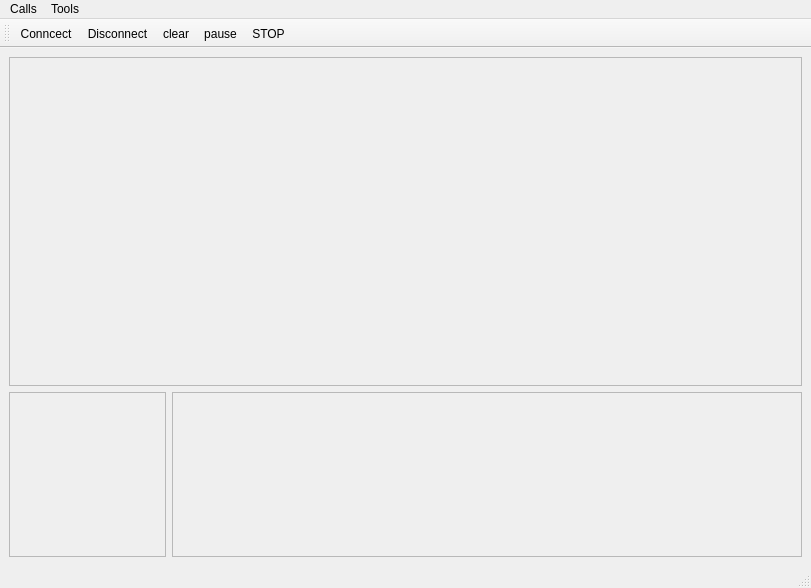
<?xml version="1.0" encoding="UTF-8"?>
<ui version="4.0">
 <class>MainWindow</class>
 <widget class="QMainWindow" name="MainWindow">
  <property name="geometry">
   <rect>
    <x>0</x>
    <y>0</y>
    <width>811</width>
    <height>588</height>
   </rect>
  </property>
  <property name="windowTitle">
   <string>MainWindow</string>
  </property>
  <widget class="QWidget" name="centralwidget">
   <layout class="QGridLayout" name="gridLayout" rowstretch="2,1" columnstretch="1,4" rowminimumheight="0,0" columnminimumwidth="0,0">
    <property name="sizeConstraint">
     <enum>QLayout::SizeConstraint::SetDefaultConstraint</enum>
    </property>
    <item row="1" column="0">
     <widget class="QFrame" name="f_control">
      <property name="minimumSize">
       <size>
        <width>0</width>
        <height>150</height>
       </size>
      </property>
      <property name="frameShape">
       <enum>QFrame::Shape::StyledPanel</enum>
      </property>
      <property name="frameShadow">
       <enum>QFrame::Shadow::Raised</enum>
      </property>
     </widget>
    </item>
    <item row="1" column="1">
     <widget class="QFrame" name="f_AMPConf">
      <property name="frameShape">
       <enum>QFrame::Shape::StyledPanel</enum>
      </property>
      <property name="frameShadow">
       <enum>QFrame::Shadow::Raised</enum>
      </property>
     </widget>
    </item>
    <item row="0" column="0" colspan="2">
     <widget class="QFrame" name="f_plot">
      <property name="minimumSize">
       <size>
        <width>500</width>
        <height>300</height>
       </size>
      </property>
      <property name="frameShape">
       <enum>QFrame::Shape::StyledPanel</enum>
      </property>
      <property name="frameShadow">
       <enum>QFrame::Shadow::Raised</enum>
      </property>
     </widget>
    </item>
   </layout>
  </widget>
  <widget class="QMenuBar" name="menubar">
   <property name="geometry">
    <rect>
     <x>0</x>
     <y>0</y>
     <width>811</width>
     <height>33</height>
    </rect>
   </property>
   <widget class="QMenu" name="menuCalls">
    <property name="title">
     <string>Calls</string>
    </property>
    <addaction name="actionConnect"/>
    <addaction name="actionDisconnect"/>
   </widget>
   <widget class="QMenu" name="menuTools">
    <property name="title">
     <string>Tools</string>
    </property>
    <addaction name="actionConfigure"/>
   </widget>
   <addaction name="menuCalls"/>
   <addaction name="menuTools"/>
  </widget>
  <widget class="QStatusBar" name="statusbar"/>
  <widget class="QToolBar" name="toolBar">
   <property name="windowTitle">
    <string>toolBar</string>
   </property>
   <attribute name="toolBarArea">
    <enum>TopToolBarArea</enum>
   </attribute>
   <attribute name="toolBarBreak">
    <bool>false</bool>
   </attribute>
   <addaction name="actionConnect"/>
   <addaction name="actionDisconnect"/>
   <addaction name="actionClear"/>
   <addaction name="actionPause"/>
   <addaction name="actionStop"/>
  </widget>
  <action name="actionDisconnect">
   <property name="icon">
    <iconset theme="QIcon::ThemeIcon::SystemLogOut"/>
   </property>
   <property name="text">
    <string>Disconnect</string>
   </property>
  </action>
  <action name="actionConnect">
   <property name="icon">
    <iconset theme="QIcon::ThemeIcon::MediaPlaylistShuffle"/>
   </property>
   <property name="text">
    <string>Conncect</string>
   </property>
  </action>
  <action name="actionSettings">
   <property name="text">
    <string>Settings</string>
   </property>
  </action>
  <action name="actionConfigure">
   <property name="text">
    <string>Settings</string>
   </property>
  </action>
  <action name="actionClear">
   <property name="icon">
    <iconset theme="QIcon::ThemeIcon::EditDelete"/>
   </property>
   <property name="text">
    <string>clear</string>
   </property>
   <property name="toolTip">
    <string>Clear plot </string>
   </property>
   <property name="shortcut">
    <string>C</string>
   </property>
   <property name="menuRole">
    <enum>QAction::MenuRole::NoRole</enum>
   </property>
  </action>
  <action name="actionPause">
   <property name="checkable">
    <bool>true</bool>
   </property>
   <property name="icon">
    <iconset theme="QIcon::ThemeIcon::MediaPlaybackPause"/>
   </property>
   <property name="text">
    <string>pause</string>
   </property>
   <property name="toolTip">
    <string>Pause plotting</string>
   </property>
   <property name="shortcut">
    <string>Space</string>
   </property>
   <property name="menuRole">
    <enum>QAction::MenuRole::NoRole</enum>
   </property>
  </action>
  <action name="actionStop">
   <property name="icon">
    <iconset theme="QIcon::ThemeIcon::MediaPlaybackStop"/>
   </property>
   <property name="text">
    <string>STOP</string>
   </property>
   <property name="toolTip">
    <string>Disable of drivers</string>
   </property>
   <property name="shortcut">
    <string>Esc</string>
   </property>
   <property name="menuRole">
    <enum>QAction::MenuRole::NoRole</enum>
   </property>
  </action>
 </widget>
 <resources/>
 <connections/>
</ui>
